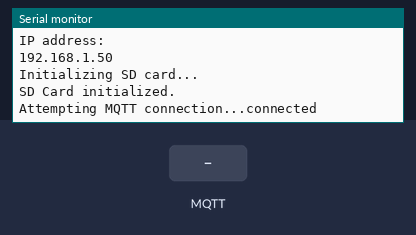
The sketch below on a simulated ESP32. On the bench: the last lines printed to the serial monitor. The inputs (shaded band) are chosen by the test bench. WiFi joins after 1.5 s; servers stay silent unless stated; storage starts empty; no MQTT or app messages arrive unless stated; the camera gives no picture.

Above: at 3.0 s.
3.1 s: MQTT message "capture" arrives on the first subscribed topic
At 4.3 s:
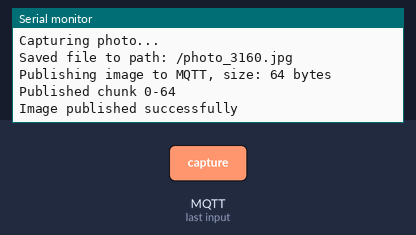
4.6 s: MQTT message "1" arrives on the first subscribed topic
At 5.1 s:
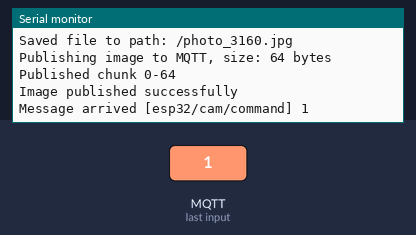
6.1 s: MQTT message "on" arrives on the first subscribed topic
At 7.3 s:
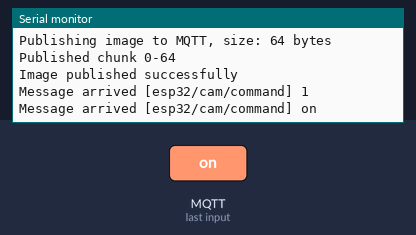
7.6 s: MQTT message "off" arrives on the first subscribed topic
At 8.6 s:
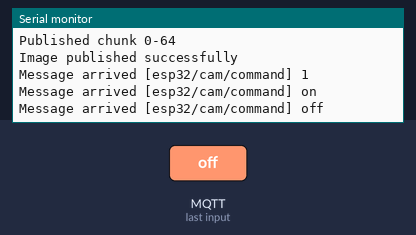

The sketch:

camera.ino
```cpp
#include "esp_camera.h"
#include <WiFi.h>
#include <PubSubClient.h>
#include <SD_MMC.h>

// WiFi credentials
const char* ssid = "MSIJakoby";
const char* password = "88888888";

// MQTT Broker details
const char* mqtt_server = "192.168.137.1";
const int mqtt_port = 1883;

// MQTT Topics
const char* command_topic = "esp32/cam/command"; // Topic to listen for capture commands
const char* image_topic = "esp32/cam/image";     // Topic to publish captured images

WiFiClient espClient;
PubSubClient client(espClient);

void setup_camera() {
  camera_config_t config;
  config.ledc_channel = LEDC_CHANNEL_0;
  config.ledc_timer = LEDC_TIMER_0;
  config.pin_d0 = 5;
  config.pin_d1 = 18;
  config.pin_d2 = 19;
  config.pin_d3 = 21;
  config.pin_d4 = 36;
  config.pin_d5 = 39;
  config.pin_d6 = 34;
  config.pin_d7 = 35;
  config.pin_xclk = 0;
  config.pin_pclk = 22;
  config.pin_vsync = 25;
  config.pin_href = 23;
  config.pin_sscb_sda = 26;
  config.pin_sscb_scl = 27;
  config.pin_pwdn = 32;
  config.pin_reset = -1; // -1 = not used
  config.xclk_freq_hz = 20000000;
  config.pixel_format = PIXFORMAT_JPEG;

  // Adjust frame size and quality
  config.frame_size = FRAMESIZE_UXGA;
  config.jpeg_quality = 10;
  config.fb_count = 2;

  // Initialize the camera
  esp_err_t err = esp_camera_init(&config);
  if (err != ESP_OK) {
    Serial.printf("Camera init failed with error 0x%x", err);
    return;
  }
}

void setup_wifi() {
  delay(10);
  Serial.println();
  Serial.print("Connecting to ");
  Serial.println(ssid);

  WiFi.begin(ssid, password);

  while (WiFi.status() != WL_CONNECTED) {
    delay(500);
    Serial.print(".");
  }

  Serial.println("");
  Serial.println("WiFi connected");
  Serial.println("IP address: ");
  Serial.println(WiFi.localIP());
}

void callback(char* topic, byte* payload, unsigned int length) {
  Serial.print("Message arrived [");
  Serial.print(topic);
  Serial.print("] ");

  // Convert payload to string
  String message;
  for (int i = 0; i < length; i++) {
    message += (char)payload[i];
  }
  Serial.println(message);

  // Check if this is the command topic and message is "capture"
  if (String(topic) == command_topic && message == "capture") {
    captureAndSendPhoto();
  }
}

void reconnect() {
  // Loop until we're reconnected
  while (!client.connected()) {
    Serial.print("Attempting MQTT connection...");
    // Attempt to connect
    if (client.connect("ESP32CAMClient")) {
      Serial.println("connected");
      // Subscribe to command topic
      client.subscribe(command_topic);
    } else {
      Serial.print("failed, rc=");
      Serial.print(client.state());
      Serial.println(" try again in 5 seconds");
      // Wait 5 seconds before retrying
      delay(5000);
    }
  }
}

void setup_sd() {
  Serial.println("Initializing SD card...");
  if (!SD_MMC.begin()) {
    Serial.println("SD Card Mount Failed");
    return;
  }
  uint8_t cardType = SD_MMC.cardType();
  if (cardType == CARD_NONE) {
    Serial.println("No SD Card attached");
    return;
  }
  Serial.println("SD Card initialized.");
}

void captureAndSendPhoto() {
  Serial.println("Capturing photo...");

  // Take picture
  camera_fb_t * fb = esp_camera_fb_get();
  if (!fb) {
    Serial.println("Camera capture failed");
    return;
  }

  // Save to SD card
  String path = "/photo_" + String(millis()) + ".jpg";
  fs::FS &fs = SD_MMC;

  File file = fs.open(path.c_str(), FILE_WRITE);
  if(!file){
    Serial.println("Failed to open file in writing mode");
  } else {
    file.write(fb->buf, fb->len);
    Serial.printf("Saved file to path: %s\n", path.c_str());
    file.close();
  }

  // Publish to MQTT
  if (fb->len > 0) {
    Serial.print("Publishing image to MQTT, size: ");
    Serial.print(fb->len);
    Serial.println(" bytes");

    // Publish in chunks if needed (MQTT has max packet size)
    const int chunkSize = 1024;
    for (size_t i = 0; i < fb->len; i += chunkSize) {
      size_t remaining = fb->len - i;
      size_t toSend = (remaining < chunkSize) ? remaining : chunkSize;
      bool lastChunk = (i + toSend) >= fb->len;

      client.beginPublish(image_topic, fb->len, lastChunk);
      client.write(fb->buf + i, toSend);
      client.endPublish();

      Serial.printf("Published chunk %d-%d\n", i, i+toSend);
      delay(10); // Small delay between chunks
    }
    Serial.println("Image published successfully");
  } else {
    Serial.println("Empty frame buffer");
  }

  // Return the frame buffer back to the driver for reuse
  esp_camera_fb_return(fb);
}

void setup() {
  Serial.begin(115200);

  // Initialize components
  setup_camera();
  setup_wifi();
  setup_sd();

  // Setup MQTT
  client.setServer(mqtt_server, mqtt_port);
  client.setCallback(callback);
}

void loop() {
  if (!client.connected()) {
    reconnect();
  }
  client.loop();
}
```

Measured:
- after the input at 3.1 s, the serial monitor: prints a new line at once (image 1)
- after the input at 4.6 s, the serial monitor: prints a new line at once (image 2)
- after the input at 6.1 s, the serial monitor: prints a new line at once (image 3)
- after the input at 7.6 s, the serial monitor: prints a new line at once (image 4)
